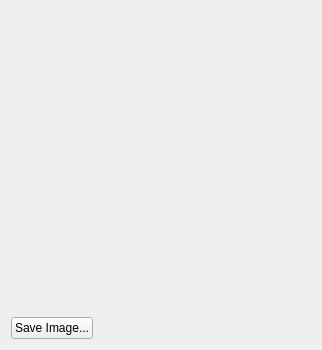
<?xml version="1.0" encoding="UTF-8"?>
<ui version="4.0">
 <class>SimpleLine2DPlot</class>
 <widget class="QWidget" name="SimpleLine2DPlot">
  <property name="geometry">
   <rect>
    <x>0</x>
    <y>0</y>
    <width>308</width>
    <height>338</height>
   </rect>
  </property>
  <property name="minimumSize">
   <size>
    <width>0</width>
    <height>0</height>
   </size>
  </property>
  <property name="windowTitle">
   <string>Line Plot Viewer</string>
  </property>
  <layout class="QGridLayout" name="gridLayout_2">
   <item row="0" column="0">
    <widget class="QWidget" name="plotwidget" native="true">
     <property name="sizePolicy">
      <sizepolicy hsizetype="Minimum" vsizetype="Minimum">
       <horstretch>0</horstretch>
       <verstretch>0</verstretch>
      </sizepolicy>
     </property>
     <property name="minimumSize">
      <size>
       <width>300</width>
       <height>300</height>
      </size>
     </property>
    </widget>
   </item>
   <item row="1" column="0">
    <layout class="QGridLayout" name="gridLayout">
     <item row="0" column="0">
      <widget class="QPushButton" name="saveimageButton">
       <property name="text">
        <string>Save Image...</string>
       </property>
      </widget>
     </item>
     <item row="0" column="1">
      <spacer name="horizontalSpacer">
       <property name="orientation">
        <enum>Qt::Horizontal</enum>
       </property>
       <property name="sizeHint" stdset="0">
        <size>
         <width>40</width>
         <height>20</height>
        </size>
       </property>
      </spacer>
     </item>
    </layout>
   </item>
  </layout>
  <action name="actionExit">
   <property name="text">
    <string>Exit</string>
   </property>
   <property name="toolTip">
    <string>Exit</string>
   </property>
  </action>
 </widget>
 <resources/>
 <connections/>
</ui>
